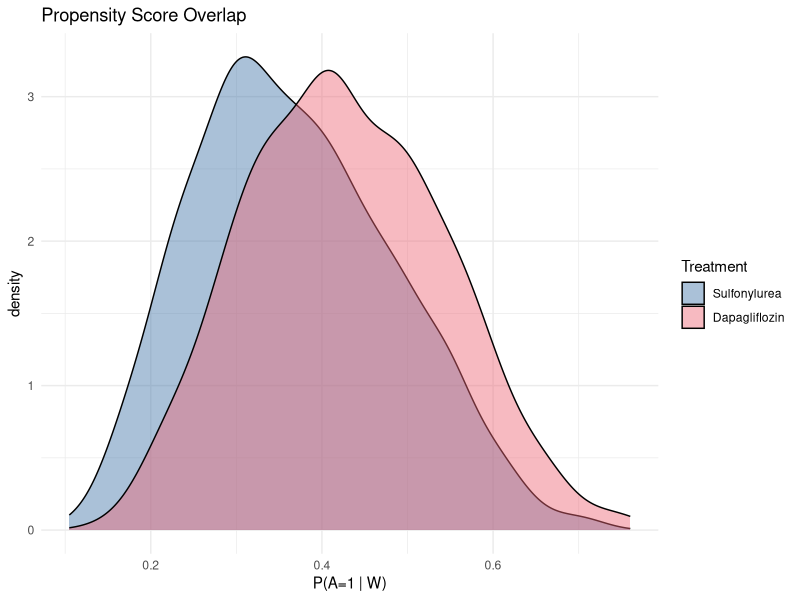
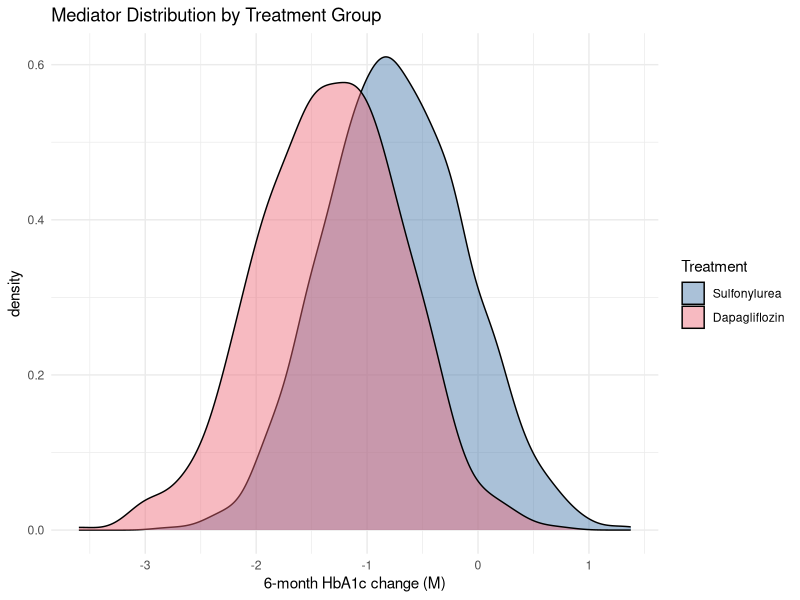
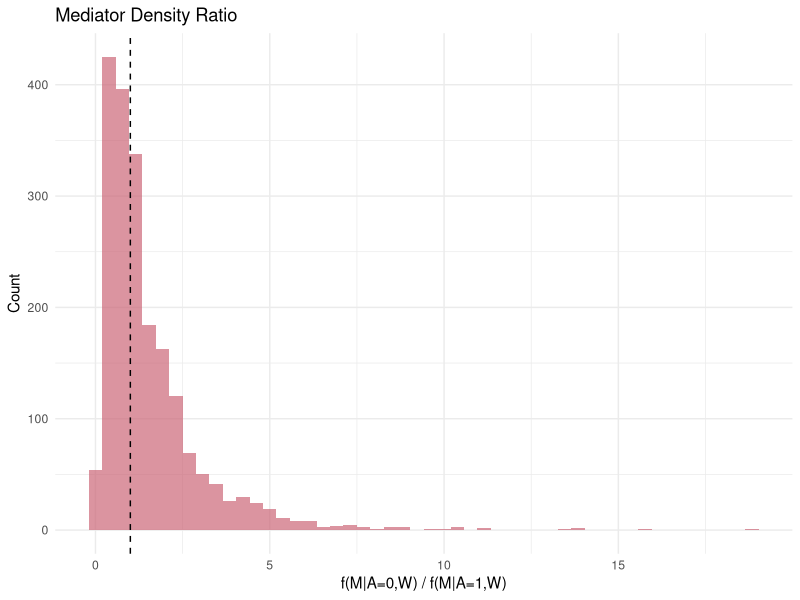
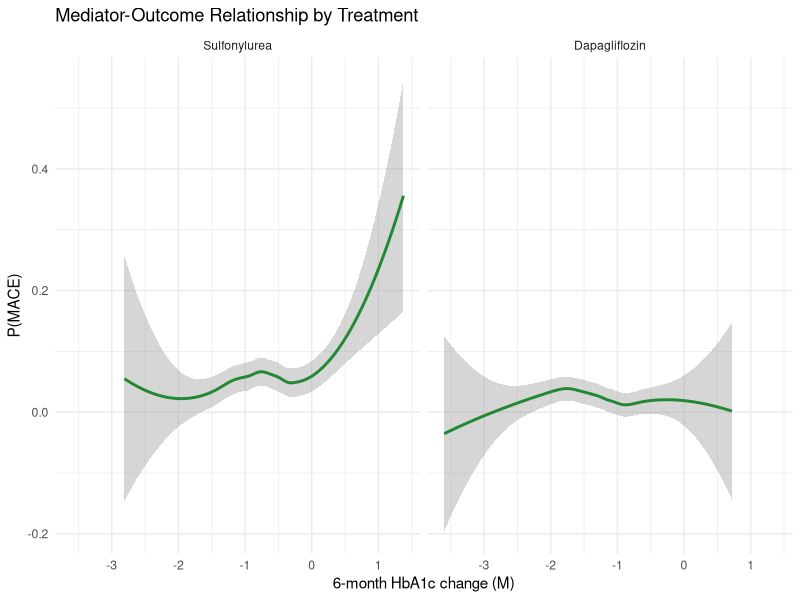

Write R code to recreate these figures, in order.
## ---- chunk 1
#| include: false
knitr::opts_chunk$set(
  collapse = TRUE,
  comment = "#>",
  fig.width = 7,
  fig.height = 4,
  fig.align = "center",
  message = FALSE,
  warning = FALSE
)
## ---- chunk 2
library(tidyverse)
set.seed(2026)
n <- 2000
## ---- chunk 3
age      <- rnorm(n, mean = 62, sd = 10)
bmi      <- rnorm(n, mean = 31, sd = 5)
hba1c_bl <- rnorm(n, mean = 8.2, sd = 1.3)
cvd      <- rbinom(n, 1, plogis(-3.5 + 0.04 * age + 0.03 * bmi))
egfr     <- pmax(15, rnorm(n, mean = 95 - 0.5 * (age - 60), sd = 15))
statin   <- rbinom(n, 1, plogis(-1.5 + 1.8 * cvd + 0.02 * age))
## ---- chunk 4
lp_trt <- -0.5 +
  -0.02 * (age - 62) +
   0.03 * (bmi - 31) +
  -0.10 * (hba1c_bl - 8.2) +
  -0.50 * cvd +
   0.015 * (egfr - 80)

A <- rbinom(n, 1, plogis(lp_trt))
## ---- chunk 5
Z <- rnorm(n,
  mean = -2 * A + 0.3 * (bmi - 31) + 0.02 * (age - 62),
  sd = 4
)
## ---- chunk 6
M <- rnorm(n,
  mean = -0.3 - 0.5 * A + 0.1 * (hba1c_bl - 8.2) -
         0.005 * egfr + 0.01 * (age - 62) + 0.02 * Z,
  sd = 0.6
)
## ---- chunk 7
lp_out <- -3.5 +
  -0.25 * A +
   0.40 * M +
   0.05 * Z +
   0.04 * (age - 62) +
   0.02 * (bmi - 31) +
   0.90 * cvd +
  -0.01 * (egfr - 80) +
   0.25 * statin +
   0.15 * A * cvd

Y <- rbinom(n, 1, plogis(lp_out))
## ---- chunk 8
dat <- tibble(age, bmi, hba1c_bl, cvd, egfr, statin, A, Z, M, Y)
## ---- chunk 9
dat |>
  group_by(A) |>
  summarise(
    n = n(),
    mean_M = mean(M),
    mean_Z = mean(Z),
    mean_Y = mean(Y),
    .groups = "drop"
  )
## ---- chunk 10
#| cache: true
set.seed(999)
n_mc <- 50

# Mediator and Z means under each treatment
Z_mean_A0 <- -2 * 0 + 0.3 * (bmi - 31) + 0.02 * (age - 62)
Z_mean_A1 <- -2 * 1 + 0.3 * (bmi - 31) + 0.02 * (age - 62)

compute_EY <- function(a_val, m_vals, z_vals, idx) {
  lp <- -3.5 +
    -0.25 * a_val +
     0.40 * m_vals +
     0.05 * z_vals +
     0.04 * (age[idx] - 62) +
     0.02 * (bmi[idx] - 31) +
     0.90 * cvd[idx] +
    -0.01 * (egfr[idx] - 80) +
     0.25 * statin[idx] +
     0.15 * a_val * cvd[idx]
  mean(plogis(lp))
}

true_nde_vals <- numeric(n)
true_nie_vals <- numeric(n)

for (i in 1:n) {
  # Draw Z from P(Z | A=0, W) and P(Z | A=1, W)
  z0 <- rnorm(n_mc, mean = Z_mean_A0[i], sd = 4)
  z1 <- rnorm(n_mc, mean = Z_mean_A1[i], sd = 4)

  # M means given Z draws
  M_mean_fn <- function(a, z) {
    -0.3 - 0.5 * a + 0.1 * (hba1c_bl[i] - 8.2) -
      0.005 * egfr[i] + 0.01 * (age[i] - 62) + 0.02 * z
  }

  # Draw M from P(M | A=0, Z(0), W)
  m_A0_Z0 <- rnorm(n_mc, mean = M_mean_fn(0, z0), sd = 0.6)
  # Draw M from P(M | A=1, Z(1), W)
  m_A1_Z1 <- rnorm(n_mc, mean = M_mean_fn(1, z1), sd = 0.6)

  # NDE: E[Y(1, M(0), Z(0))] - E[Y(0, M(0), Z(0))]
  # (holding mediator and Z at control values)
  EY_1_M0 <- compute_EY(1, m_A0_Z0, z0, i)
  EY_0_M0 <- compute_EY(0, m_A0_Z0, z0, i)
  EY_1_M1 <- compute_EY(1, m_A1_Z1, z1, i)

  true_nde_vals[i] <- EY_1_M0 - EY_0_M0
  true_nie_vals[i] <- EY_1_M1 - EY_1_M0
}

true_NDE <- mean(true_nde_vals)
true_NIE <- mean(true_nie_vals)
true_TE  <- true_NDE + true_NIE

cat("True Total Effect:", round(true_TE, 4), "\n")
cat("True NDE (direct):", round(true_NDE, 4), "\n")
cat("True NIE (via M): ", round(true_NIE, 4), "\n")
cat("NDE + NIE:        ", round(true_NDE + true_NIE, 4), "\n")
## ---- chunk 11
total_mod <- glm(Y ~ A + age + bmi + hba1c_bl + cvd + egfr + statin,
                 family = binomial, data = dat)

full_mod  <- glm(Y ~ A + M + age + bmi + hba1c_bl + cvd + egfr + statin,
                 family = binomial, data = dat)

med_mod   <- lm(M ~ A + age + bmi + hba1c_bl + cvd + egfr + statin,
                data = dat)

cat("Total effect (A without M):", round(coef(total_mod)["A"], 3), "(log-OR)\n")
cat("Direct effect (A with M):  ", round(coef(full_mod)["A"], 3), "(log-OR)\n")
cat("Treatment on mediator:     ", round(coef(med_mod)["A"], 3), "(mean change)\n")
## ---- chunk 12
ps <- predict(
  glm(A ~ age + bmi + hba1c_bl + cvd + egfr + statin,
      family = binomial, data = dat),
  type = "response"
)

ggplot(dat, aes(x = ps, fill = factor(A, labels = c("Sulfonylurea", "Dapagliflozin")))) +
  geom_density(alpha = 0.45) +
  labs(x = "P(A=1 | W)", fill = "Treatment",
       title = "Propensity Score Overlap") +
  theme_minimal() +
  scale_fill_manual(values = c("#4477AA", "#EE6677"))
## ---- chunk 13
ggplot(dat, aes(x = M, fill = factor(A, labels = c("Sulfonylurea", "Dapagliflozin")))) +
  geom_density(alpha = 0.45) +
  labs(x = "6-month HbA1c change (M)", fill = "Treatment",
       title = "Mediator Distribution by Treatment Group") +
  theme_minimal() +
  scale_fill_manual(values = c("#4477AA", "#EE6677"))
## ---- chunk 14
m_mod <- lm(M ~ A + age + bmi + hba1c_bl + egfr + Z, data = dat)
sigma_m <- sigma(m_mod)

M_mean_a0 <- predict(m_mod, newdata = dat |> mutate(A = 0))
M_mean_a1 <- predict(m_mod, newdata = dat |> mutate(A = 1))

density_ratio <- dnorm(dat$M, M_mean_a0, sigma_m) /
  pmax(dnorm(dat$M, M_mean_a1, sigma_m), 1e-10)

ggplot(tibble(r = density_ratio), aes(x = r)) +
  geom_histogram(bins = 50, fill = "#CC6677", alpha = 0.7) +
  geom_vline(xintercept = 1, linetype = "dashed") +
  labs(x = "f(M|A=0,W) / f(M|A=1,W)", y = "Count",
       title = "Mediator Density Ratio") +
  theme_minimal()

cat("Density ratio summary:\n")
summary(density_ratio)
cat("Proportion > 3:", mean(density_ratio > 3), "\n")
## ---- chunk 15
ggplot(dat, aes(x = M, y = Y)) +
  geom_smooth(method = "loess", se = TRUE, color = "#228833") +
  facet_wrap(~factor(A, labels = c("Sulfonylurea", "Dapagliflozin"))) +
  labs(x = "6-month HbA1c change (M)", y = "P(MACE)",
       title = "Mediator-Outcome Relationship by Treatment") +
  theme_minimal()
## ---- chunk 16
sessionInfo()
